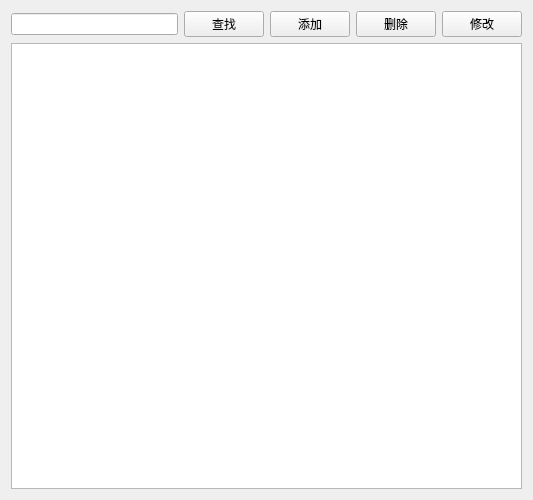
<?xml version="1.0" encoding="UTF-8"?>
<ui version="4.0">
 <class>PatientView</class>
 <widget class="QWidget" name="PatientView">
  <property name="geometry">
   <rect>
    <x>0</x>
    <y>0</y>
    <width>533</width>
    <height>500</height>
   </rect>
  </property>
  <property name="windowTitle">
   <string>患者管理</string>
  </property>
  <layout class="QVBoxLayout" name="verticalLayout">
   <item>
    <layout class="QHBoxLayout" name="horizontalLayout">
     <item>
      <widget class="QLineEdit" name="txtSearch"/>
     </item>
     <item>
      <widget class="QPushButton" name="btnSerarch">
       <property name="text">
        <string>查找</string>
       </property>
      </widget>
     </item>
     <item>
      <widget class="QPushButton" name="btnAdd">
       <property name="text">
        <string>添加</string>
       </property>
      </widget>
     </item>
     <item>
      <widget class="QPushButton" name="btnDelete">
       <property name="text">
        <string>删除</string>
       </property>
      </widget>
     </item>
     <item>
      <widget class="QPushButton" name="btnEdit">
       <property name="text">
        <string>修改</string>
       </property>
      </widget>
     </item>
    </layout>
   </item>
   <item>
    <widget class="QTableView" name="tableView"/>
   </item>
  </layout>
 </widget>
 <resources/>
 <connections/>
</ui>
